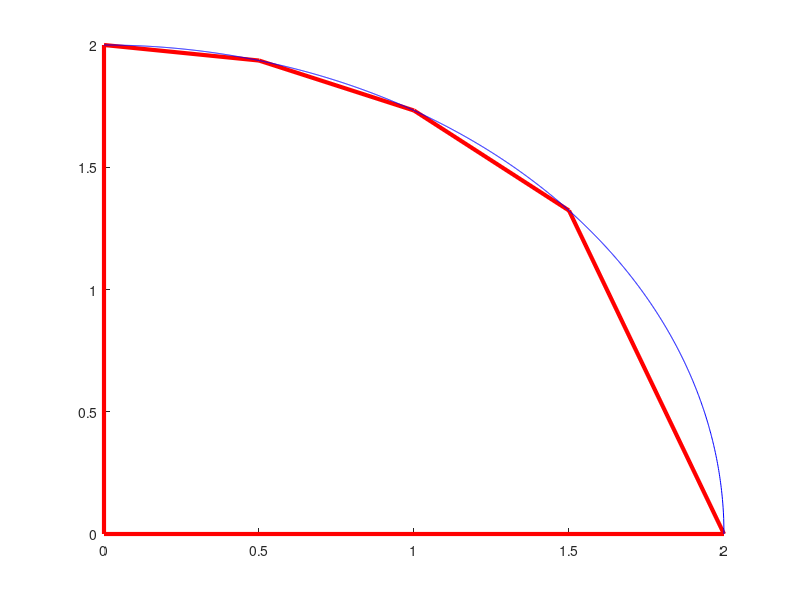

Write the MATLAB code that produced this figure. (Note: this script raises an error after producing the figure.)
clear;  
close all;

%f = @(x,y,z,r) abs(x).^(0.5) + abs(y).^(0.5) - r;
%f = @(x,y,z) (x.*(x-1).^2.*(x-2) + y.^2).^2 + z.^2-0.01;
%alpha =	0.75;
%k = 7;
%exponent = 1;
%f = @(x,y) x.^4+exp(x) - y.^exponent + 0.5 + alpha.*sin(k*pi*x);
%yFun = @(x) (x.^4 + exp(x) +  alpha.*sin(k*pi*x) + 0.5).^(1/exponent);
%FBeta = @(beta,px,py,nx,ny) (((px + beta.*nx).^4)+exp(px + beta.*nx) + 0.5 + alpha*sin(k*pi*(px + beta.*nx))).^(1/exponent) - py - beta.*ny;

r = 2;
FBeta = @(beta,px,py,nx,ny) (px + beta*nx).^2 + (py+beta*ny).^2 - r^2;
f = @(x,y) r.^2 - x.^2 + y.^2;
yFun = @(x) sqrt( r.^2 - x.^2);

MyDistanceFunction = @(QP, Direction) DistanceFunction([QP(1) QP(2)], FBeta, Direction);

StartPt = 0;
EndPt = 2;

j = 1;


%Segment = [2:2:20 100 1000]
Segment = 4;
nSize = length(Segment);

for k = 1 : nSize

nSegments = Segment(k);
dx = (EndPt - StartPt)/(nSegments);

XPoly = StartPt:dx:EndPt;
YPoly = yFun(XPoly);
XCurve = StartPt:0.001:EndPt;
YCurve = yFun(XCurve);

%XPoly = [XPoly EndPt StartPt XPoly(1)];
%YPoly = [YPoly 0 0 YPoly(1)];

XPoly = [XPoly StartPt XPoly(1)];
YPoly = [YPoly 0 YPoly(1)];

XPoly = fliplr(XPoly)';
YPoly = fliplr(YPoly)';

figure;
hold on;
plot(XPoly,YPoly,'Color','red','LineWidth',3);
plot(XCurve,YCurve,'Color','blue');
hold off;


nVertices = size(XPoly,1);

hold on;

ComputeFlag = ones( nVertices-1, 1);

ComputeFlag(1:2) = zeros(2,1);

Vmax = 0;



for i = 1 : nVertices-1
    if( ~ComputeFlag(i) )
        continue;
    end
%px = (XPoly(i) + XPoly(i+1))/2;
%py = (YPoly(i) + YPoly(i+1))/2;



x1 = XPoly(i);
x2 = XPoly(i+1);
y1 = YPoly(i);
y2 = YPoly(i+1);


ex = (x2 - x1);
ey = (y2 - y1);
e = [ex ey]';
e = e / norm(e);
ex = e(1);
ey = e(2);
nx = ey;
ny = -ex;

[P V] = GetMaxVelocityPt( XPoly(i), YPoly(i), XPoly(i+1), YPoly(i+1), MyDistanceFunction, [nx ny] );
px = P(1);
py = P(2);

if( Vmax < V )
    Vmax = V;
    Pmax = P;
    Nx = nx;
    Ny = ny;
end

[d,p] = MyDistanceFunction([px py], [nx ny]);

%scatter(px,py);
lx = [px p(1)];
ly = [py p(2)];

plot(lx,ly,'Color','magenta');

end
Vmax
px = Pmax(1);
py = Pmax(2);
[d,p] = MyDistanceFunction([px py], [Nx Ny]);
lx = [px p(1)];
ly = [py p(2)];

plot(lx,ly,'Color','black');

ComputeFlag = zeros( nVertices-1, 1);

polynomialDegree = 0;
nSamplingPts = 15;
nPt = AW_2D.GetNumberOfPoints_2D( polynomialDegree );
hx = (EndPt - StartPt)/(nSamplingPts+1);
XTestPts = StartPt+hx:hx:EndPt-hx;
minY = 0;
maxY = max(YCurve);
hy = (maxY - minY)/(nSamplingPts+1);
YTestPts = minY + hy : hy : maxY - hy;

[XTestPts, YTestPts] = meshgrid(XTestPts,YTestPts); 



fVal = f(XTestPts,YTestPts);
[m, n] = size( XTestPts);
X= reshape(XTestPts,[m*n,1]);
Y = reshape(YTestPts,[m*n,1]);
fVal = reshape(fVal,[m*n,1]);

PassPtsX = X(fVal >0);
PassPtsY = Y(fVal >0);

[Index] = inpolygon( PassPtsX, PassPtsY, XPoly, YPoly);

PassPtsX = PassPtsX(Index);
PassPtsY = PassPtsY(Index);

r = randperm(size(PassPtsX,1));

PassPtsX = PassPtsX(r(1:nPt));
PassPtsY = PassPtsY(r(1:nPt));

scatter(PassPtsX, PassPtsY);
hold off;

IntegrationPoints_XY = [PassPtsX PassPtsY];

A = AW_2D([XPoly YPoly], MyDistanceFunction, 6 );
W = A.GetAdaptiveWeights( IntegrationPoints_XY, polynomialDegree, ComputeFlag );
Area_AW = sum(W)
Area_Analytical = pi;
Error(j) = 100*abs(Area_AW - Area_Analytical)/Area_Analytical;
Velocity_max(j) = Vmax;
j = j + 1;
end

loglog(Velocity_max,Error);
Table = [Segment' Velocity_max' Error']
%xlswrite('Quadrant_New_First_Order.xls', Table);
xlswrite('Quadrant_New_Zero_Order.xls', Table);




